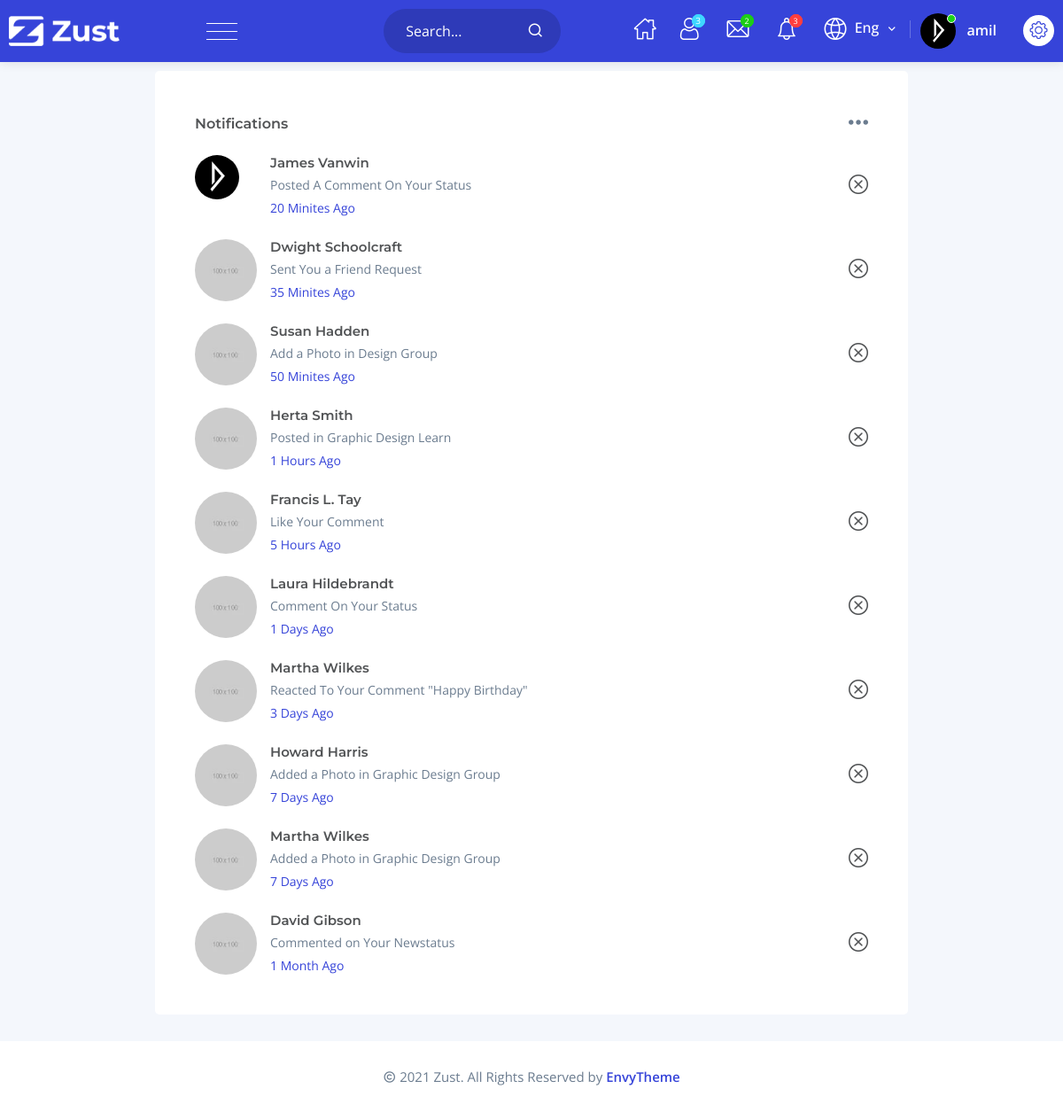
Before: /notifications.php (signed in) with the older database file.
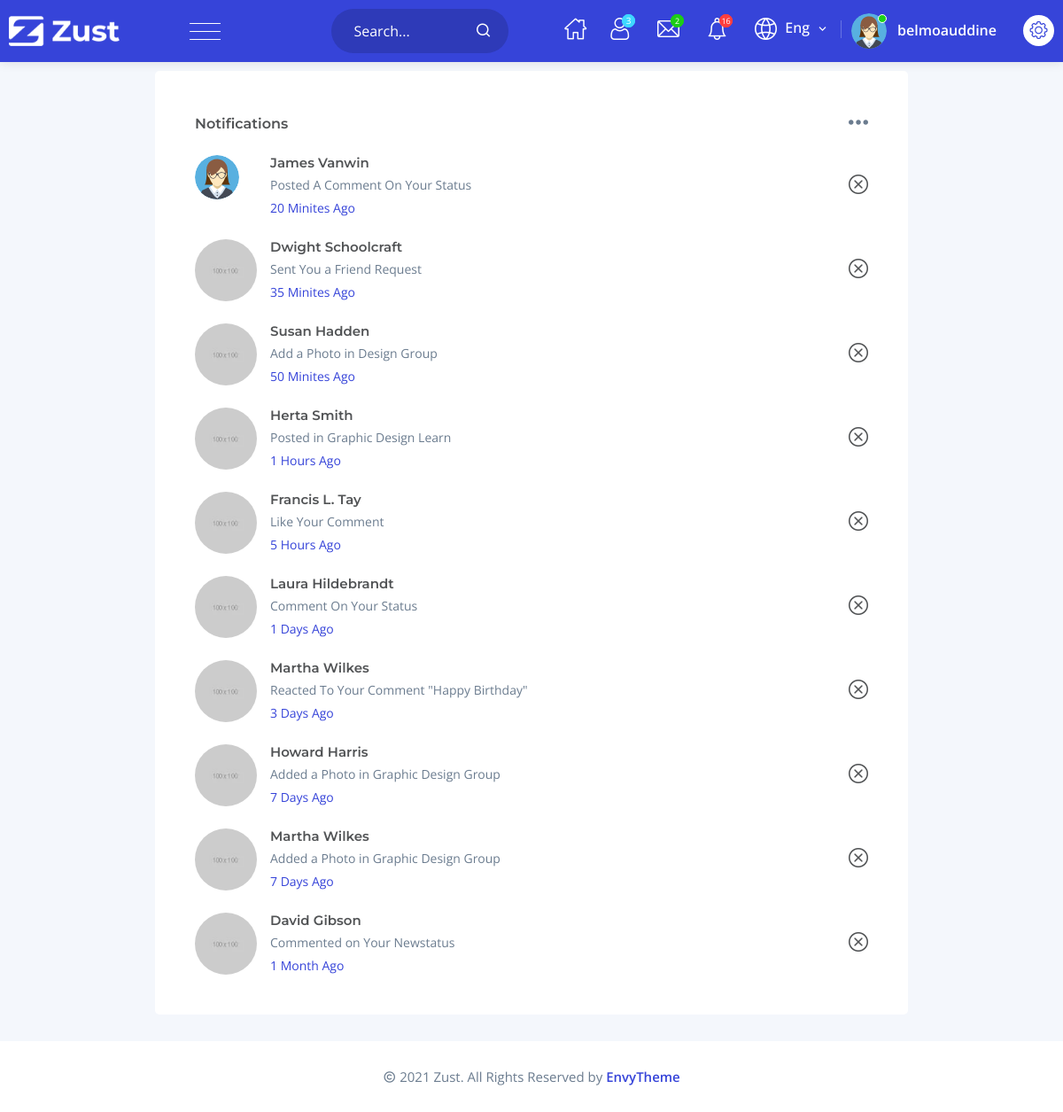
After: the same page with the newer database file.
### tables this page shows
CREATE TABLE `users` (
  `id_user` int(11) NOT NULL,
  `nom_user` varchar(60) NOT NULL,
  `prenom_user` varchar(60) NOT NULL,
  `email_user` varchar(150) NOT NULL,
  `pass_user` varchar(20) NOT NULL,
  `admin_user` int(11) NOT NULL,
  `imgprfl_user` varchar(200) NOT NULL,
  `phone_user` varchar(20) DEFAULT NULL,
  `gender_user` varchar(20) DEFAULT 'Unknown'
);

### includes/shownotifs.php (the view, shortened to what the rows shown need)
<?php
try {
    $stmt_notifications = $conn->prepare("
    SELECT n.id_user, c.id_comment, l.id_like, n.created_at
    FROM notifications n
    LEFT JOIN comments c ON n.id_comment = c.id_comment
    LEFT JOIN likes l ON n.id_like = l.id_like
    WHERE (n.notification_type = 'comment' AND (c.id_user IS NULL OR c.id_user != :session_id) and n.id_user!= :session_id)
        OR (n.notification_type = 'like' AND (l.id_user IS NULL OR l.id_user != :session_id) and n.id_user!= :session_id)
    ORDER BY n.created_at DESC;
    ");
    $stmt_notifications->bindParam(':session_id', $_SESSION['id_session']);
    $stmt_notifications->execute();
    $notifications = $stmt_notifications->fetchAll(PDO::FETCH_ASSOC);
    foreach ($notifications as $notification) {
        $stmt_user = $conn->prepare("SELECT * FROM users WHERE id_user = :id_user");
        $stmt_user->bindParam(':id_user', $notification['id_user']);
        $stmt_user->execute();
        $user = $stmt_user->fetch(PDO::FETCH_ASSOC);
            ?>
            <?php
    }
} catch (PDOException $e) {
    echo "Query failed: " . $e->getMessage();
}
?>

### includes/shownotifs.php (the view, shortened to what the rows shown need)
<?php
try {
    $stmt_notifications = $conn->prepare("
    SELECT n.id_user, c.id_comment, l.id_like, n.created_at
    FROM notifications n
    LEFT JOIN comments c ON n.id_comment = c.id_comment
    LEFT JOIN likes l ON n.id_like = l.id_like
    WHERE (n.notification_type = 'comment' AND (c.id_user IS NULL OR c.id_user != :session_id) and n.id_user!= :session_id)
        OR (n.notification_type = 'like' AND (l.id_user IS NULL OR l.id_user != :session_id) and n.id_user!= :session_id)
    ORDER BY n.created_at DESC;
    ");
    $stmt_notifications->bindParam(':session_id', $_SESSION['id_session']);
    $stmt_notifications->execute();
    $notifications = $stmt_notifications->fetchAll(PDO::FETCH_ASSOC);
    foreach ($notifications as $notification) {
        $stmt_user = $conn->prepare("SELECT * FROM users WHERE id_user = :id_user");
        $stmt_user->bindParam(':id_user', $notification['id_user']);
        $stmt_user->execute();
        $user = $stmt_user->fetch(PDO::FETCH_ASSOC);
         if ($user) {
            ?>
            <div class="item d-flex justify-content-between align-items-center">
                <div class="figure">
                    <a href="<?php echo 'profile.php?id=' . $user['id_user']; ?>">
                        <img src="<?php echo $user['imgprfl_user']; ?>" class="rounded-circle" alt="image"
                            style="width:50px;height:50px;">
                    </a>
                </div>
                <div class="text">
                    <h4>
                        <a href="<?php echo 'profile.php?id=' . $user['id_user']; ?>">
                            <?php echo $user['prenom_user'] . " " . $user['nom_user']; ?>
                        </a>
                    </h4>
                    <?php
                        if (!empty($notification['id_comment'])) {
                            ?>
                            <span class="notification-item" data-post-id="<?php echo $notification['id_post']; ?>">
                                Posted a comment on your status
                            </span>
                            <?php
                        } elseif (!empty($notification['id_like'])) {
                            ?>
                            <span class="notification-item" data-post-id="<?php echo $notification['id_post']; ?>">
                                Reacted to your status
                            </span>
                            <?php
                        }
                        ?>
                    <span class="main-color"><?php echo $notification['created_at']; ?></span>
                </div>
            </div>
            <?php
        }
    }
} catch (PDOException $e) {
    echo "Query failed: " . $e->getMessage();
}
?>

### notifications.php (shortened to what the rows shown need)
<?php
require('connection.php');
?>
<!doctype html>
<html lang="zxx">
    <head>
        <link rel="stylesheet" href="assets/css/bootstrap.min.css">
        <link rel="stylesheet" href="assets/css/animate.min.css">
        <link rel="stylesheet" href="assets/css/remixicon.css">
        <link rel="stylesheet" href="assets/css/flaticon.css">
        <link rel="stylesheet" href="assets/css/jquery-ui.min.css">
        <link rel="stylesheet" href="assets/css/magnific-popup.min.css">
        <link rel="stylesheet" href="assets/css/simplebar.min.css">
        <link rel="stylesheet" href="assets/css/metismenu.min.css">
        <link rel="stylesheet" href="assets/css/owl.carousel.min.css">
        <link rel="stylesheet" href="assets/css/owl.theme.default.min.css">
        <link rel="stylesheet" href="assets/css/style.css">
		<link rel="stylesheet" href="assets/css/responsive.css">
    </head>
    <body>
        <div class="main-content-wrapper d-flex flex-column">
            <?php include_once"./header_Navbar.php"; ?>
            <div class="content-page-box-area">
                <div class="all-notifications-body">
                        <div class="item d-flex justify-content-between align-items-center">
                            <div class="figure">
                                <a href="<?php  echo 'profile.php?id='.$user['id_user'];?>">
                                <img src="<?php echo $user['imgprfl_user']; ?>" class="rounded-circle" alt="image" style="width:50px;height:50px;"></a>
                            </div>
                        </div>
                </div>
            </div>
        </div>
    </body>
</html>

### includes/header_Navbar.php (shortened to what the rows shown need)
<?php
$req1 = $conn->query('SELECT * FROM users WHERE id_user='.$_SESSION['id_session']);
$user =$req1->fetch();
?>
<div class="navbar-area">
                <div class="main-navbar">
                    <nav class="navbar navbar-expand-lg navbar-light">
                        <div class="collapse navbar-collapse" id="navbarSupportedContent">
                            <div class="others-options d-flex align-items-center">
                                                <?php include_once "shownotifs.php" ?>
                                <div class="option-item">
                                    <div class="dropdown profile-nav-item">
                                        <a href="#" class="dropdown-bs-toggle" role="button" data-bs-toggle="dropdown" aria-haspopup="true" aria-expanded="false">
                                            <div class="menu-profile">
                                                <img src="<?php echo $user['imgprfl_user'];  ?>" width="80" class="rounded-circle" alt="image">
                                                <span class="name"><?php echo $user['nom_user']; ?></span>
                                                <span class="status-online"></span>
                                            </div>
                                        </a>
                                    </div>
                                </div>
                            </div>
                        </div>
                    </nav>
                </div>
                                                <?php include_once "shownotifs.php" ?>
            </div>

Changed rows visible on the page:
no longer on this page (row edited): users: imgprfl_user (picture), nom_user "amil"
now on this page (row edited): users: imgprfl_user (placeholder picture), nom_user "belmoauddine"
Other visible differences:
$num_notifications: "3" → "16"
